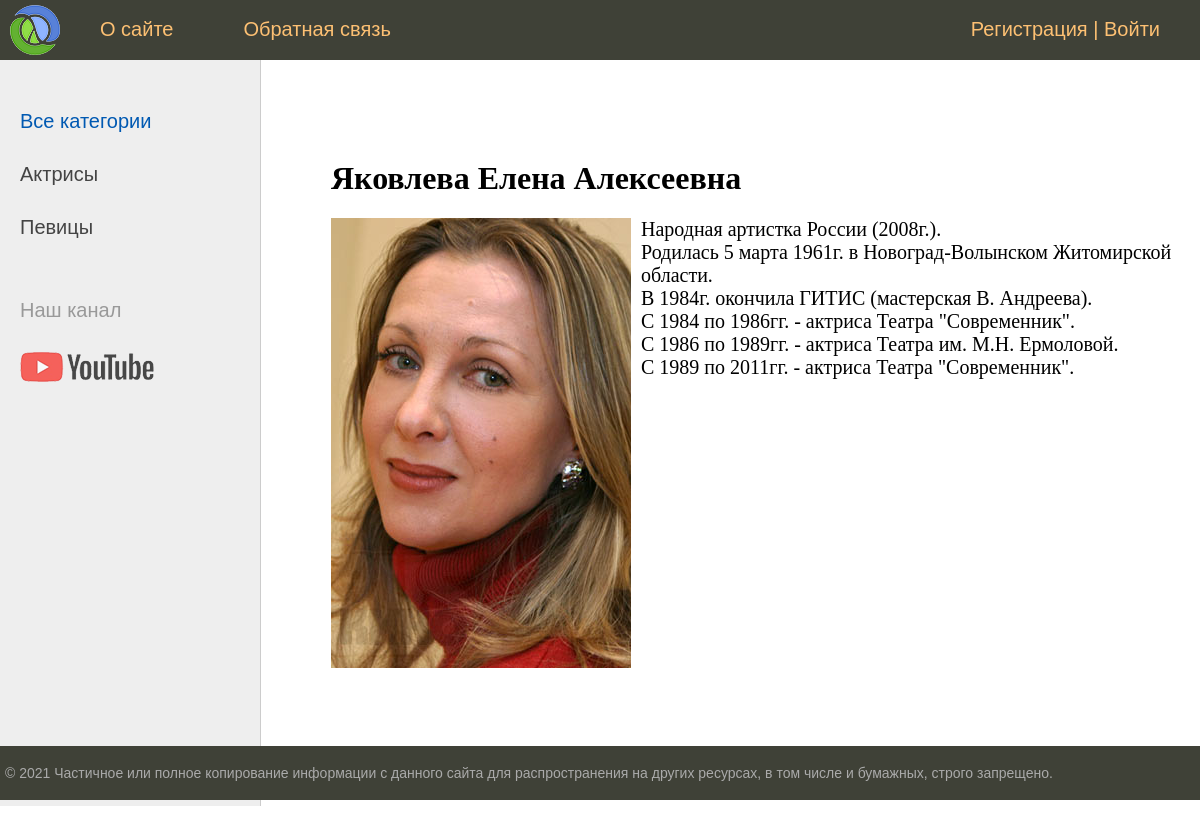
/post/yakovleva-elena-alekseevna/, run on the app's committed database.
### women/models.py (models this page shows, shortened)
class Category(models.Model):
    name = models.CharField(max_length=100, db_index=True, verbose_name='Название')
    slug = models.SlugField(max_length=255, unique=True, db_index=True, verbose_name='URL')
    def get_absolute_url(self):
        return reverse('category', kwargs={'cat_slug': self.slug})
    class Meta:
        verbose_name = 'Категория'
        verbose_name_plural = 'Категории'
        ordering = ['id']

class Women(models.Model):
    title = models.CharField(max_length=255, verbose_name='Заголовок')
    content = models.TextField(blank=True, verbose_name='Текст')
    photo = models.ImageField(upload_to='photos/%Y/%m/%d/', verbose_name='Изображение')
    time_create = models.DateTimeField(auto_now_add=True, verbose_name='Время создания')
    time_update = models.DateTimeField(auto_now=True, verbose_name='Время обновления')
    is_published = models.BooleanField(default=True, verbose_name='Опубликовать')
    slug = models.SlugField(max_length=255, unique=True, db_index=True, verbose_name='URL')
    cat = models.ForeignKey(
        'Category',
        on_delete=models.PROTECT,
        verbose_name='Категория'
    )
    def __str__(self):
        return self.title
    class Meta:
        verbose_name = 'Известные женщины'
        verbose_name_plural = 'Известные женщины'
        ordering = ['time_create', 'title']

### women/views.py (the view)
# urls.py: path('post/<slug:post_slug>/', ShowPost.as_view(), name='post'),
class ShowPost(DataMixin, DetailView):
    model = Women
    template_name = 'women/post.html'
    slug_url_kwarg = 'post_slug'
    context_object_name = 'post'
    def get_context_data(self, *, object_list=None, **kwargs):
        context = super().get_context_data(**kwargs)
        c_def = self.get_user_context(title=context['post'])
        return dict(list(context.items()) + list(c_def.items()))

### women/utils.py (called while the page is built)
    def get_user_context(self, **kwargs):
        context = kwargs
        cats = cache.get('cats')
        if not cats:
            cats = Category.objects.annotate(Count('women'))
            cache.set('cats', cats, 60)
        user_menu = menu.copy()
        if not self.request.user.is_authenticated:
            user_menu.pop(1)
        context['menu'] = user_menu
        context['cats'] = cats
        if 'cat_selected' not in context:
            context['cat_selected'] = 0
        return context

### women/templates/women/post.html
{% extends 'women/base.html' %}
{% block content %}
<h1>{{ post.title }}</h1>
{% if post.photo %}
<p><img class="img-article-left" src="{{ post.photo.url }}"></p>
{% endif %}
{{ post.content|linebreaks }}
{% endblock %}

### women/templates/women/base.html (shortened to what this page needs)
{% load static %}
{% load women_tags %}
<!DOCTYPE html>
<html>
<head>
	<link type="text/css" href="{% static 'women/css/styles.css' %}" rel="stylesheet" />
</head>
<body>
<table class="table-page" border=0 cellpadding="0" cellspacing="0">
<tr><td valign=top>
{% block mainmenu %}
		<div class="header">
			<ul id="mainmenu" class="mainmenu">
			<li class="logo"><a href="{% url 'home' %}"><div class="logo"></div></a></li>
{% for m in menu %}
			<li><a href="{% url m.url_name %}">{{m.title}}</a></li>
{% endfor %}
            {% if request.user.is_authenticated %}
                <li class="last">{{ user.username }} | <a href="{% url 'logout' %}">Выйти</a></li>
            {% else %}
                <li class="last"><a href="{% url 'register' %}">Регистрация</a> | <a href="{% url 'login' %}">Войти</a></li>
            {% endif %}
			</ul>
		</div>
{% endblock mainmenu %}
<table class="table-content" border=0 cellpadding="0" cellspacing="0">
<tr>
	<td valign="top" class="left-chapters">
	<ul id="leftchapters">
        {% if cat_selected  == 0 %}
            <li class="selected">Все категории</li>
        {% else %}
            <li><a href="{% url 'home' %}">Все категории</a></li>
        {% endif %}
        {% for c in cats %}
            {% if c.women__count > 0 %}
            {% if c.pk == cat_selected %}
                <li class="selected">{{ c.name }}</li>
            {% else %}
                <li><a href="{{ c.get_absolute_url }}">{{ c.name }}</a></li>
            {% endif %}
            {% endif %}
        {% endfor %}
		<li class="share">
		<p>Наш канал</p>
		<a class="share-yt" href="https://www.youtube.com/channel/UClJzWfGWuGJL2t-3dYKcHTA/playlists" target="_blank" rel="nofollow"></a>
		</li>
	</ul>
</td>
<td valign="top" class="content">
	<div class="content-text">
{% block content %}
{% endblock %}
	</div>
</td></tr></table>
</td></tr>
<tr><td valign=top>
	<div id="footer">
		<p>&copy; 2021 Частичное или полное копирование информации с данного сайта для распространения на других ресурсах, в том числе и бумажных, строго запрещено.</p>
	</div>
</td></tr></table>
</body>
</html>

### women/static/women/css/styles.css (style rules this page uses)
html, body { font-family: 'Arial'; margin: 0; padding: 0; height: 100%; width: 100%; color: #444; }
a { color: #0059b2; text-decoration: none; }
img { max-width: 600px; height: auto; }
img.img-article-left { max-width: 300px; height: auto; float: left; padding: 0 10px 10px 0; }
.table-page { width: 100%; height: 100%; vertical-align: top; }
.table-page tr { height: 100%; }
.header { background: #3F4137; height: 60px; }
.logo { background: url('../images/logo.png') no-repeat 10px 5px; width: 70px; height: 60px; }
ul.mainmenu { list-style: none; margin: 0; padding: 0; height: 60px; color: #fdc073; font-size: 20px; overflow: hidden; }
ul.mainmenu li { float: left; margin: 18px 40px 0 30px; }
ul.mainmenu li.logo { margin: 0; }
ul.mainmenu li.last { float: right; }
ul.mainmenu li a { color: #fdc073; text-decoration: none; }
.table-content { width: 100%; min-height: 100%; height: 100%; }
.left-chapters { margin: 0; background: #eee; border-right: 1px solid #ccc; min-height: 100%; }
.left-chapters ul { width: 230px; min-height: 100%; margin: 0; padding: 20px 10px 10px 20px; list-style: none; font-size: 20px; }
.left-chapters ul li { margin: 30px 0 0 0; color: #999; }
.left-chapters ul li.selected { color: #0059b2; }
.left-chapters ul li a { color: #444; text-decoration: none; }
.left-chapters ul li.share { margin: 60px 0 0 0; }
.left-chapters ul li.share p { margin: 30px 0 30px 0; }
.left-chapters ul li.share a { display: inline-block; width: 40px; height: 40px; margin: 0 20px 0 0; }
.left-chapters ul li.share a.share-yt { width: 100%; height: 30px; background: url('../images/share_yt.png') no-repeat 0 0 }
.content { padding: 40px 20px 20px 40px; width: 100%; box-sizing: border-box; }
.content-text { margin: 60px 0 0 30px; color: #000; font-size: 20px; font-family: Yandex Sans Display Light; }
.content-text h1 { font-size: 32px; }
#footer { box-sizing: border-box; background: #3F4137; padding: 5px; color: #aaa; font-size: 14px; font-family: Verdana, Geneva, Arial, Helvetica; text-align: left; overflow: hidden; }

### data on the page
Category: name "Актрисы"
Category: name "Певицы"
Women: title "Яковлева Елена Алексеевна", photo (picture), content "Народная артистка России (2008г.). Родилась 5 марта 1961г. в Новоград-Волынском Житомирской области. В 1984г. окончила ГИТИС (мастерская В. Андреева). С 1984 по 1986гг. - актриса Театра \"Современник\". С 1986 по 1989гг. - актриса Театра им. М.Н. Ермоловой. С 1989 по 2011гг. - актриса Театра \"Современник\"."

### other printed values
{{ m.title }} "О сайте" "Обратная связь"
